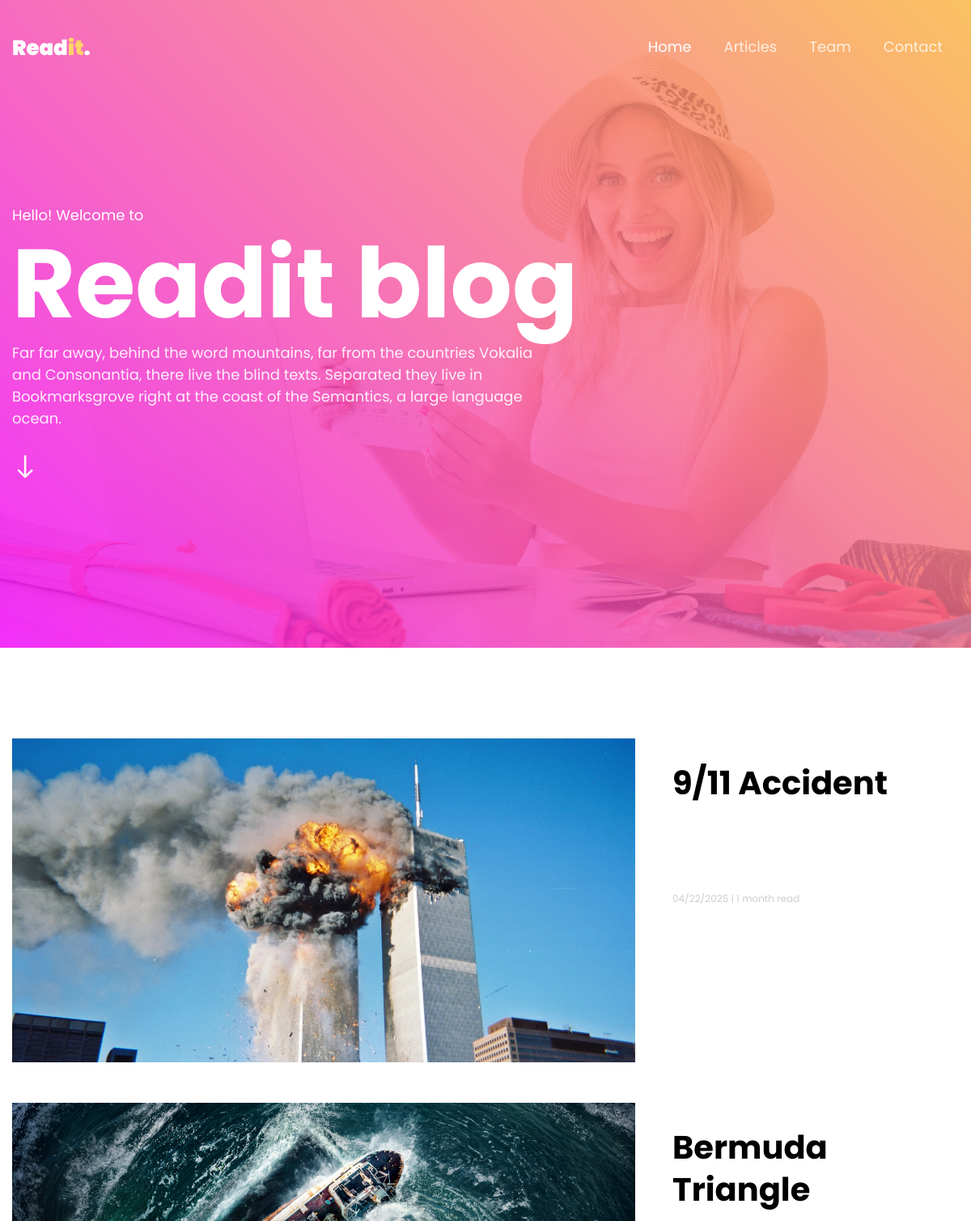
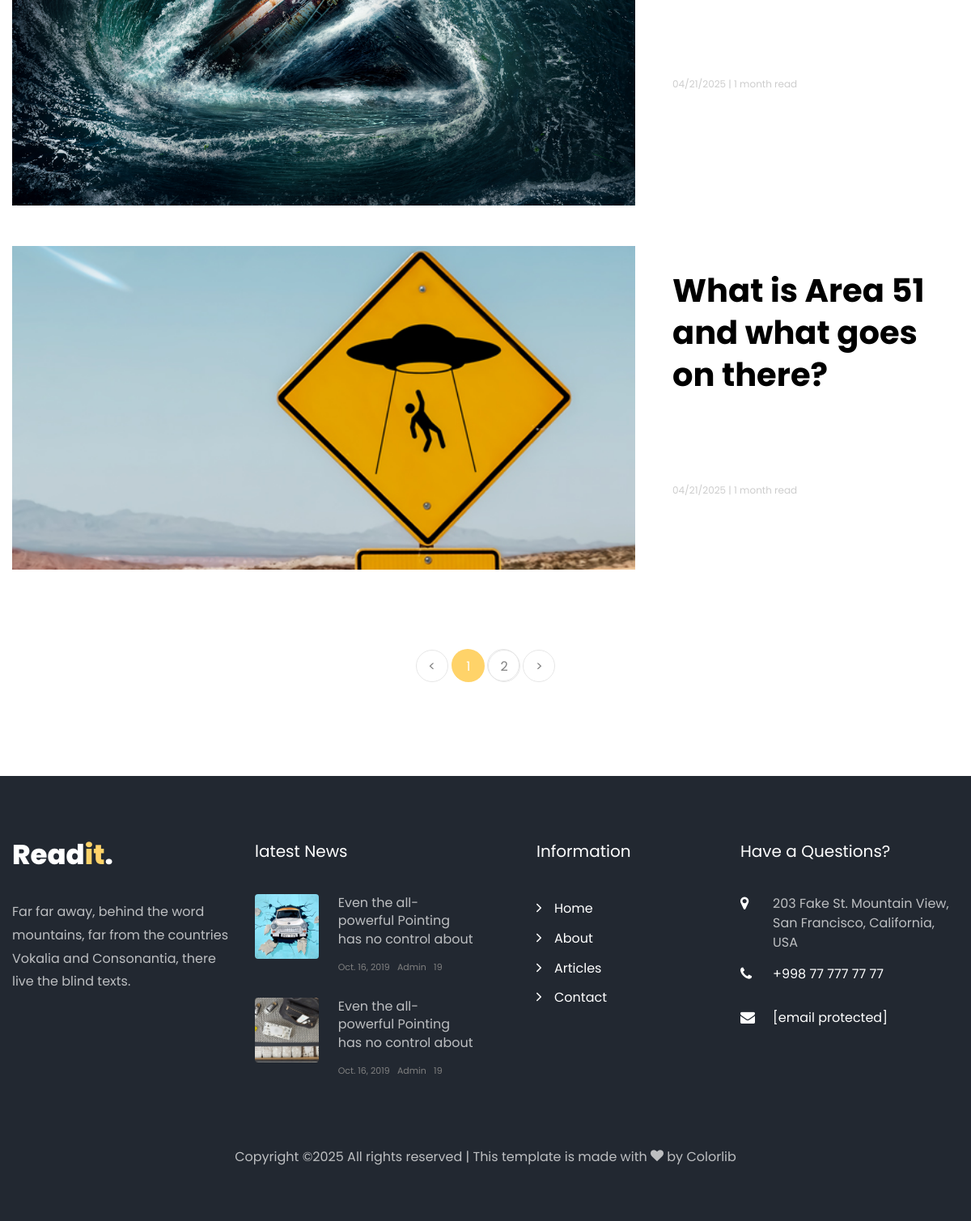
The page / on the database its author committed (2 pictures, top to bottom).
### apps/article/models.py (models this page shows, shortened)
class Article(models.Model):
    title = models.CharField(max_length=221)
    author = models.ForeignKey('Author', on_delete=models.CASCADE, null=True, blank=True)
    slug = models.SlugField(max_length=221)
    content = RichTextField()
    image = models.ImageField(upload_to='articles/')
    category = models.ForeignKey(Category, on_delete=models.CASCADE, null=True, blank=True)
    tags = models.ManyToManyField(Tags, blank=True)
    created_at = models.DateTimeField(auto_now_add=True)

### apps/main/views.py (the view)
# urls.py: path('', index, name='index'),
def index(request):
    articles = Article.objects.all().order_by('-created_at')
    paginator = Paginator(articles, 3)  # Show 3 articles per page
    page_number = request.GET.get('page')
    page_obj = paginator.get_page(page_number)
    context = {
        'articles': page_obj,
    }
    return render(request, 'main/index.html', context)

### templates/main/index.html (shortened to what this page needs)
{% extends 'base.html' %}
{% load static %}
{% block content %}
  <div class="hero-wrap js-fullheight" style="background-image: url({% static 'images/bg_1.jpg' %});" data-stellar-background-ratio="0.5">
	<div class="overlay"></div>
	<div class="container">
	  <div class="row no-gutters slider-text js-fullheight align-items-center justify-content-start" data-scrollax-parent="true">
		<div class="col-md-12 ftco-animate">
			<h2 class="subheading">Hello! Welcome to</h2>
			<h1 class="mb-4 mb-md-0">Readit blog</h1>
			<div class="row">
				<div class="col-md-7">
					<div class="text">
						<p>Far far away, behind the word mountains, far from the countries Vokalia and Consonantia, there live the blind texts. Separated they live in Bookmarksgrove right at the coast of the Semantics, a large language ocean.</p>
						<div class="mouse">
									  <a href="#" class="mouse-icon">
										  <div class="mouse-wheel"><span class="ion-ios-arrow-round-down"></span></div>
									  </a>
								  </div>
							  </div>
				</div>
			</div>
		</div>
	  </div>
	</div>
  </div>
	<section class="ftco-section">
		<div class="container">
			<div class="row">
				<div class="col-md-12">
					{% for article in articles %}
						<div class="case">
							<div class="row">
								<div class="col-md-6 col-lg-6 col-xl-8 d-flex">
									<a href="{% url 'article:detail' article.slug %}" class="img w-100 mb-3 mb-md-0" style="background-image: url('{{ article.image.url }}');"></a>
								</div>
								<div class="col-md-6 col-lg-6 col-xl-4 d-flex">
									<div class="text w-100 pl-md-3">
										<h2><a href="blog-single.html">{{ article.title }}</a></h2>
										<div class="meta">
											<p class="mb-0"><a href="#">{{ article.created_at|date:"m/d/Y" }}</a> | <a href="#">{{ article.created_at|timesince }}</a> read</p>
										</div>
									</div>
								</div>
							</div>
						</div>
					{% endfor %}
				</div>
			</div>
			{% include 'paginator.html' %}
		</div>
	</section>
{% endblock %}

### templates/base.html (shortened to what this page needs)
<!DOCTYPE html>
{% load static %}
<html lang="en">
<head>
	<link rel="stylesheet" href="{% static 'css/open-iconic-bootstrap.min.css' %}">
	<link rel="stylesheet" href="{% static 'css/animate.css' %}">
	<link rel="stylesheet" href="{% static 'css/owl.carousel.min.css' %}">
	<link rel="stylesheet" href="{% static 'css/owl.theme.default.min.css' %}">
	<link rel="stylesheet" href="{% static 'css/magnific-popup.css' %}">
	<link rel="stylesheet" href="{% static 'css/aos.css' %}">
	<link rel="stylesheet" href="{% static 'css/ionicons.min.css' %}">
	<link rel="stylesheet" href="{% static 'css/flaticon.css' %}">
	<link rel="stylesheet" href="{% static 'css/icomoon.css' %}">
	<link rel="stylesheet" href="{% static 'css/style.css' %}">
</head>
{% include "navbar.html" %}
{% block content %}
{% endblock %}
{% include "footer.html" %}

### templates/navbar.html (shortened to what this page needs)
<nav class="navbar px-md-0 navbar-expand-lg navbar-dark ftco_navbar bg-dark ftco-navbar-light" id="ftco-navbar">
    <div class="container">
      <a class="navbar-brand" href="{% url 'main:index' %}">Read<i>it</i>.</a>
      <div class="collapse navbar-collapse" id="ftco-nav">
        <ul class="navbar-nav ml-auto">
          <li class="nav-item active"><a href="{% url 'main:index' %}" class="nav-link">Home</a></li>
          <li class="nav-item"><a href="{% url 'article:list' %}" class="nav-link">Articles</a></li>
          <li class="nav-item"><a href="{% url 'main:about' %}" class="nav-link">Team</a></li>
          <li class="nav-item"><a href="{% url 'main:contact' %}" class="nav-link">Contact</a></li>
        </ul>
      </div>
    </div>
</nav>

### templates/paginator.html
<div class="row mt-5">
    <div class="col text-center">
        <div class="block-27">
            <ul>
                {% if articles.has_previous %}
                    <li><a href="?page={{ articles.previous_page_number }}">&lt;</a></li>
                {% else %}
                    <li class="disabled"><span>&lt;</span></li>
                {% endif %}
                {% for page_number in articles.paginator.page_range %}
                <li class="{% if articles.number == page_number %}active{% endif %} ">
                    <a href="?page={{ page_number }}"><span>{{ page_number }}</span></a></li>
                {% endfor %}
                {% if articles.has_next %}
                    <li><a href="?page={{ articles.next_page_number }}">&gt;</a></li>
                {% else %}
                    <li class="disabled"><span>&gt;</span></li>
                {% endif %}
            </ul>
        </div>
    </div>
</div>

### templates/footer.html (shortened to what this page needs)
{% load static %}
<footer class="ftco-footer ftco-bg-dark ftco-section">
    <div class="container">
      <div class="row mb-5">
        <div class="col-md">
          <div class="ftco-footer-widget mb-4">
            <h2 class="logo"><a href="{% url 'main:index' %}">Read<span>it</span>.</a></h2>
            <p>Far far away, behind the word mountains, far from the countries Vokalia and Consonantia, there live the blind texts.</p>
            <ul class="ftco-footer-social list-unstyled float-md-left float-lft mt-5">
            </ul>
          </div>
        </div>
        <div class="col-md">
           <div class="ftco-footer-widget mb-4">
            <h2 class="ftco-heading-2">latest News</h2>
            <div class="block-21 mb-4 d-flex">
                <a class="img mr-4 rounded" style="background-image: url({% static 'images/image_1.jpg' %});"></a>
                <div class="text">
                  <h3 class="heading"><a href="#">Even the all-powerful Pointing has no control about</a></h3>
                  <div class="meta">
                    <div><a href="#"></span> Oct. 16, 2019</a></div>
                    <div><a href="#"></span> Admin</a></div>
                    <div><a href="#"></span> 19</a></div>
                  </div>
                </div>
              </div>
              <div class="block-21 mb-4 d-flex">
                <a class="img mr-4 rounded" style="background-image: url({% static 'images/image_2.jpg' %});"></a>
                <div class="text">
                  <h3 class="heading"><a href="#">Even the all-powerful Pointing has no control about</a></h3>
                  <div class="meta">
                    <div><a href="#"></span> Oct. 16, 2019</a></div>
                    <div><a href="#"></span> Admin</a></div>
                    <div><a href="#"></span> 19</a></div>
                  </div>
                </div>
              </div>
          </div>
        </div>
        <div class="col-md">
          <div class="ftco-footer-widget mb-4 ml-md-5">
            <h2 class="ftco-heading-2">Information</h2>
            <ul class="list-unstyled">
              <li><a href="{% url 'main:index' %}" class="py-1 d-block"><span class="ion-ios-arrow-forward mr-3"></span>Home</a></li>
              <li><a href="{% url 'main:about' %}" class="py-1 d-block"><span class="ion-ios-arrow-forward mr-3"></span>About</a></li>
              <li><a href="{% url 'article:list' %}" class="py-1 d-block"><span class="ion-ios-arrow-forward mr-3"></span>Articles</a></li>
              <li><a href="{% url 'main:contact' %}" class="py-1 d-block"><span class="ion-ios-arrow-forward mr-3"></span>Contact</a></li>
            </ul>
          </div>
        </div>
        <div class="col-md">
          <div class="ftco-footer-widget mb-4">
              <h2 class="ftco-heading-2">Have a Questions?</h2>
              <div class="block-23 mb-3">
                <ul>
                  <li><span class="icon icon-map-marker"></span><span class="text">203 Fake St. Mountain View, San Francisco, California, USA</span></li>
                  <li><a href="#"><span class="icon icon-phone"></span><span class="text">+998 77 777 77 77</span></a></li>
                  <li><a href="#"><span class="icon icon-envelope"></span><span class="text"><span class="__cf_email__" data-cfemail="553c3b333a152c3a2027313a38343c3b7b363a38">[email&#160;protected]</span></span></a></li>
                </ul>
              </div>
          </div>
        </div>
      </div>
      <div class="row">
        <div class="col-md-12 text-center">
          <p>
    Copyright &copy; All rights reserved | This template is made with <i class="icon-heart color-danger" aria-hidden="true"></i> by <a href="https://colorlib.com/" target="_blank">Colorlib</a>
    </p>
        </div>
      </div>
    </div>
</footer>

### static/css/icomoon.css (style rules this page uses)
[class^="icon-"], [class*=" icon-"] { font-family: 'icomoon' !important; speak: none; font-style: normal; font-weight: normal; font-variant: normal; text-transform: none; line-height: 1; -webkit-font-smoothing: antialiased; -moz-osx-font-smoothing: grayscale; }
.icon-heart:before { content: "\f004"; }
.icon-map-marker:before { content: "\f041"; }
.icon-phone:before { content: "\f095"; }
.icon-envelope:before { content: "\f0e0"; }

### rows shown on the page
Article: image (picture), title "9/11 Accident", created_at "04/22/2025", created_at "1 month"
Article: image (picture), title "Bermuda Triangle", created_at "04/21/2025", created_at "1 month"
Article: image (picture), title "What is Area 51 and what goes on there?", created_at "04/21/2025", created_at "1 month"

### other values the page prints
{{ page_number }} "1" "2"
